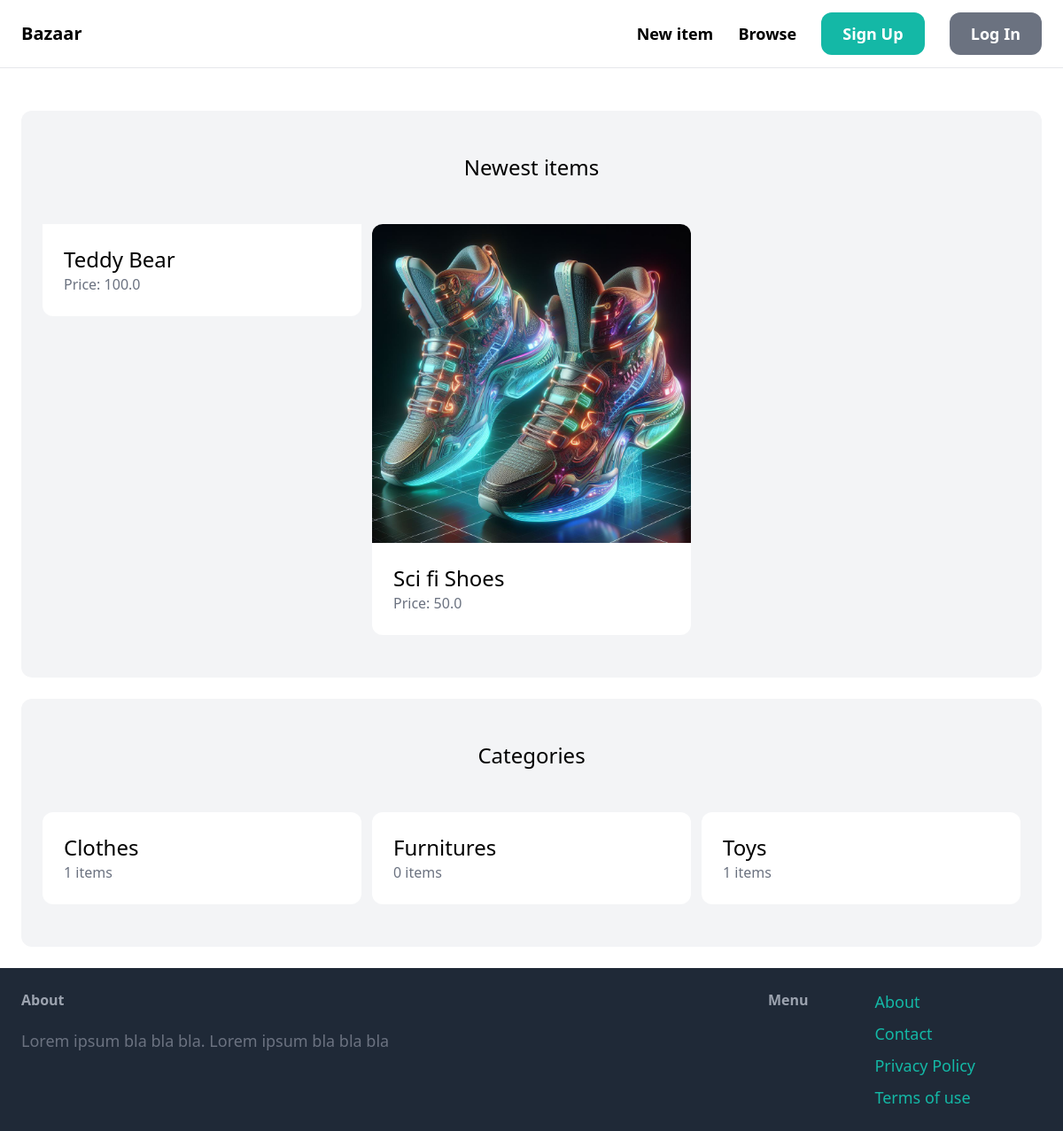
The app's page /, older data.
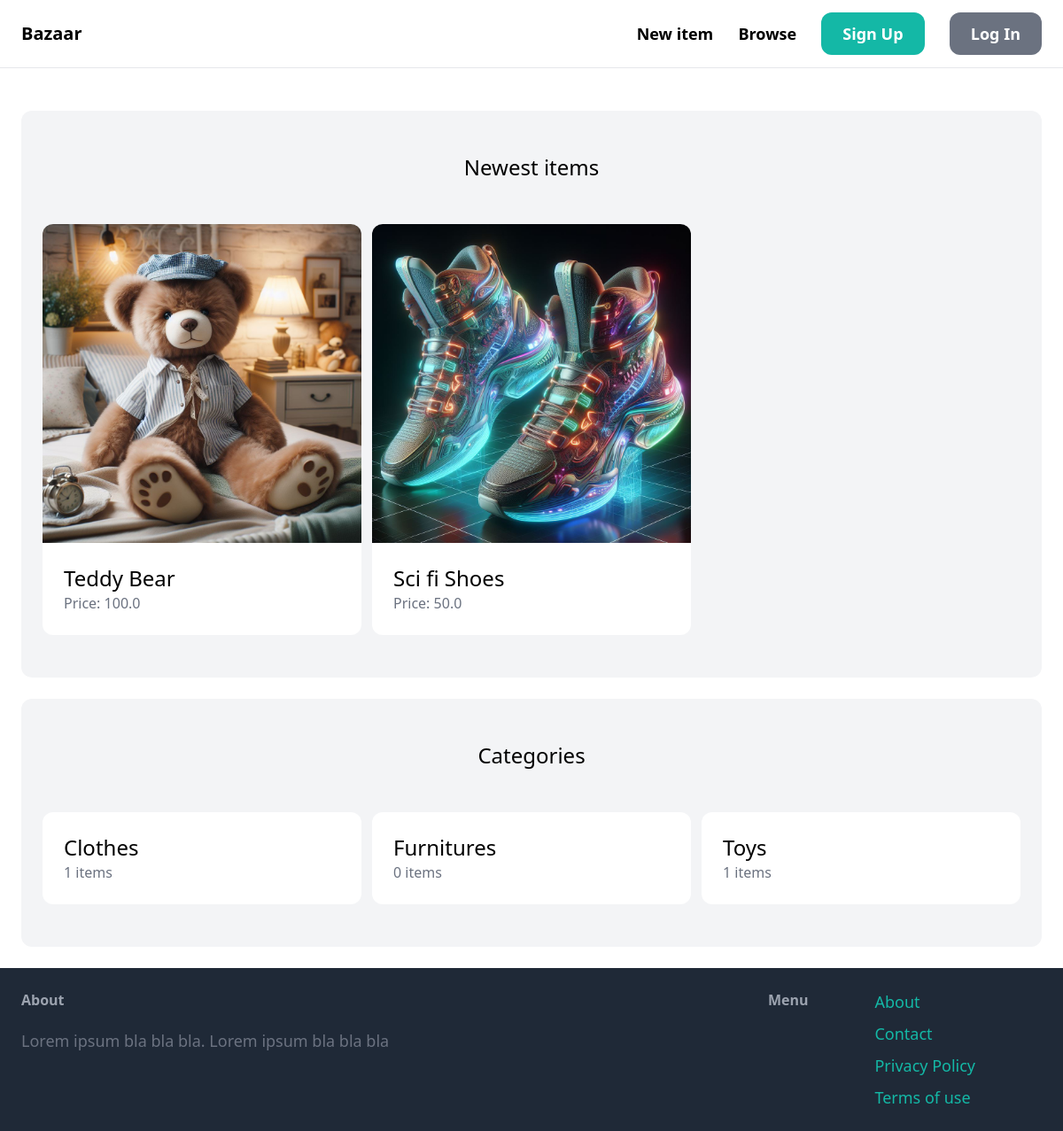
The same page, newer data.
### item/models.py (models this page shows, shortened)
class Item(models.Model):
    category = models.ForeignKey(Category, related_name='items', on_delete=models.CASCADE)
    name = models.CharField(max_length=255)
    description = models.TextField(blank=True, null=True)
    price = models.FloatField()
    image = models.ImageField(upload_to='item_images', blank=True, null=True)
    is_sold = models.BooleanField(default=False)
    created_by = models.ForeignKey(User, related_name='items', on_delete=models.CASCADE)
    created_at = models.DateTimeField(auto_now_add=True)

### core/views.py (the view)
# urls.py: path('', views.index, name='index'),
def index(request):
    items = Item.objects.filter(is_sold=False)[0:6]
    categories = Category.objects.all()
    return render(request, 'core/index.html', {
        'categories':categories,
        'items': items,
    })

### core/templates/core/index.html (shortened to what this page needs)
{% extends 'core/base.html' %}
{% block content %}
<div class="mt-6 px-6 py-12 bg-gray-100 rounded-xl">
    <h2 class="mb-12 text-2xl text-center">Newest items</h2>
    <div class="grid grid-cols-3 gap-3">
        {% for item in items %}
        <div>
            <a href="{% url 'item:detail' item.id %}">
                {% if item.image %}
                <img src="{{ item.image.url }}" class="rounded-t-xl">
                {% endif %}
                <div class="p-6 bg-white rounded-b-xl">
                    <h2 class="text-2xl"> {{ item.name }} </h2>
                    <p class="text-gray-500">Price: {{ item.price }} </p>
                </div>
            </a>
        </div>
        {% endfor %}
    </div>
</div>
<div class="mt-6 px-6 py-12 bg-gray-100 rounded-xl">
    <h2 class="mb-12 text-2xl text-center">Categories</h2>
    <div class="grid grid-cols-3 gap-3">
        {% for category in categories %}
        <div>
            <a href="#">
                <div class="p-6 bg-white rounded-xl">
                    <h2 class="text-2xl"> {{ category.name }} </h2>
                    <p class="text-gray-500">{{ category.items.count }} items</p>
                </div>
            </a>
        </div>
        {% endfor %}
    </div>
</div>
{% endblock %}

Row changes from the older to the newer data that the page shows:
changed Item "Teddy Bear": image: picture added
